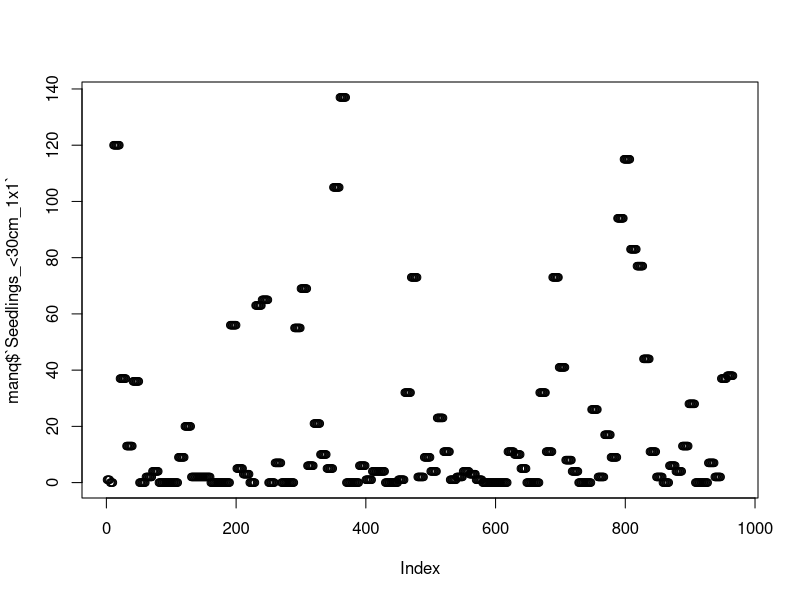
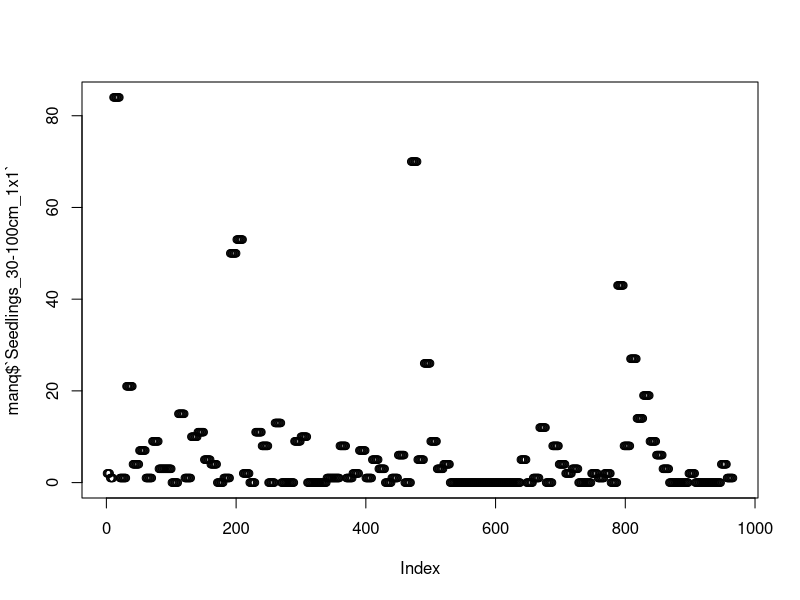
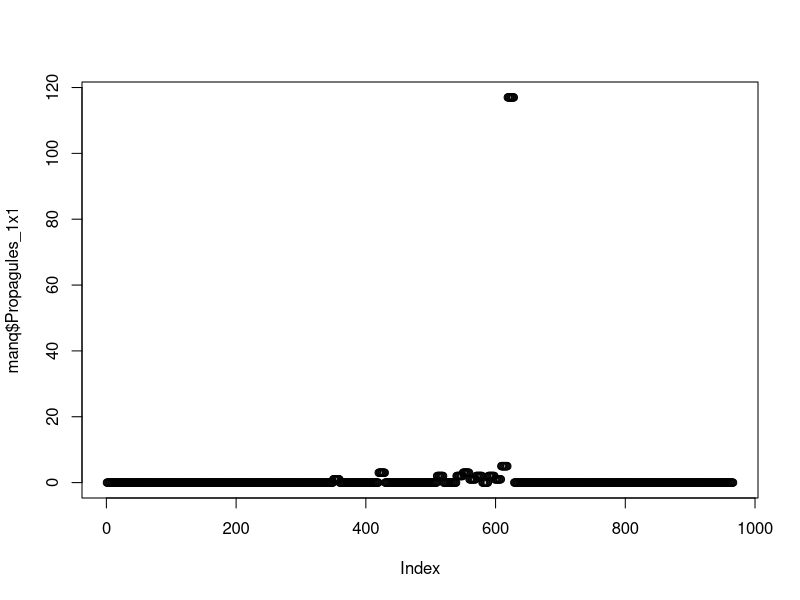
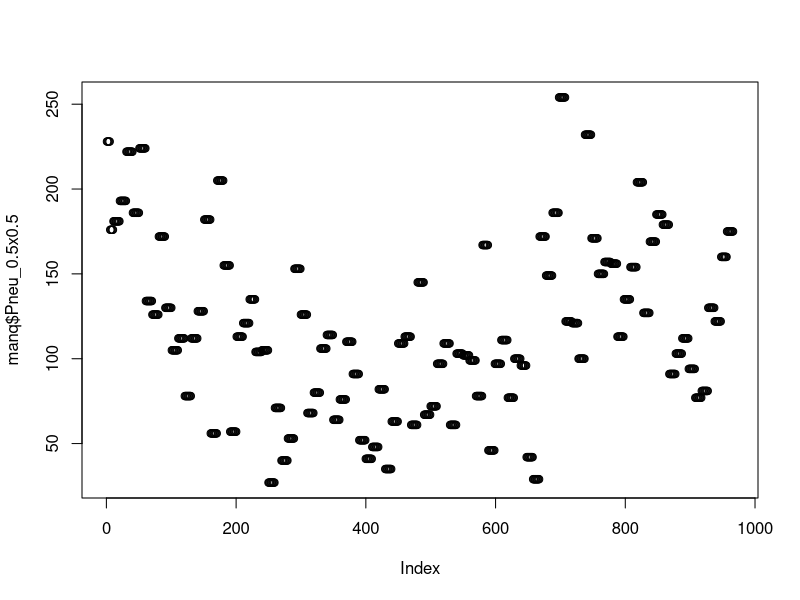
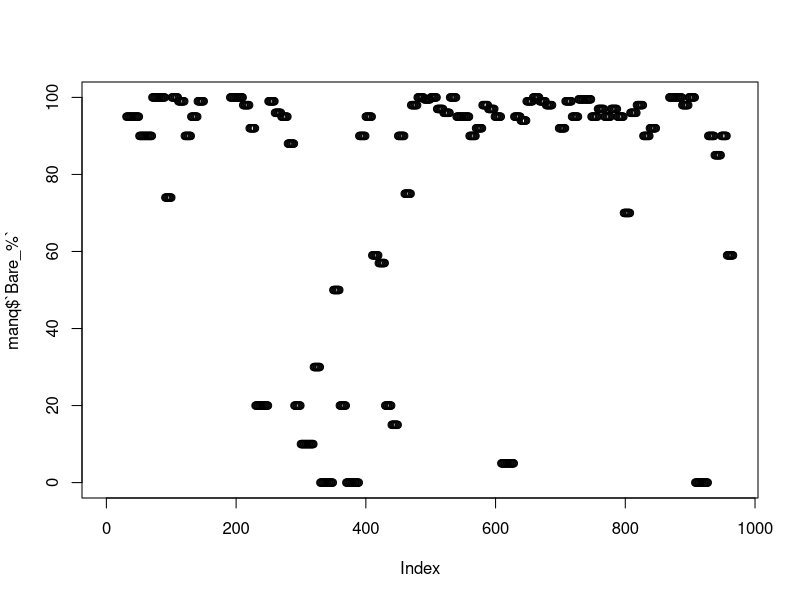
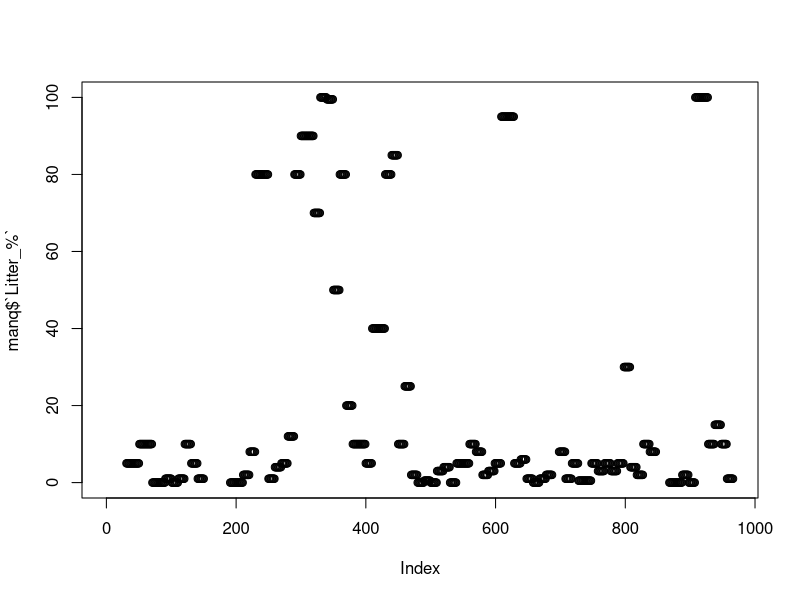
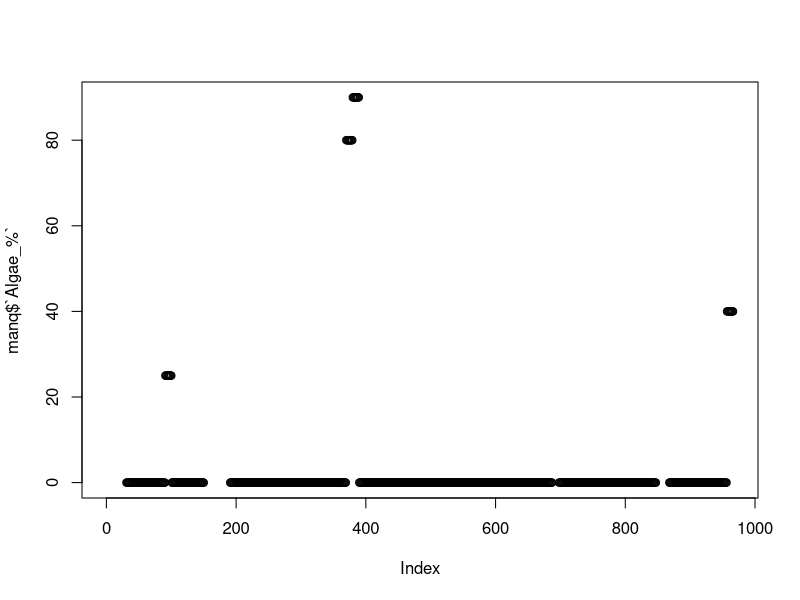
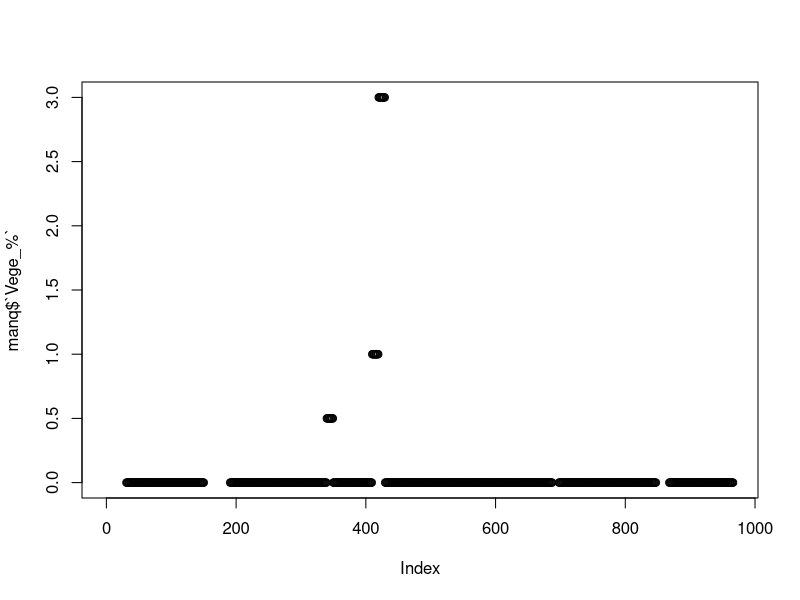

R code for these plots, in order:
## ---- chunk 1
#install.packages("readxl")
#install.packages("tidyverse")

library(readxl)
library(tidyverse)
## ---- chunk 2
# set working directory
setwd("C:/Users/z5204897/OneDrive - UNSW/Desktop/PhD/Data_analysis/Project/Functional_traits")

# input mangrove data
manq <- read_excel("Data/Functional_traits_combined_data.xlsx", sheet = "Mangrove_quadrat") %>% 
  arrange(Date, Time) %>% 
  filter(Pneu_dia_mm > 2.5) %>% # excluding unrealistic data point
  mutate(rest_year = case_when(
           Site == "HS" ~ as.numeric("2008"),
           Site == "CC" ~ as.numeric("1990"),
           Site == "CF" ~ as.numeric("1993"),
           Site == "DLW" ~ as.numeric("2014"),
           Site == "CCW" ~ as.numeric("2007"), # don't know the exact year, need to investigate
           Site == "YCW" ~ as.numeric("2018")
         ),
         pneu_h_d = Pneu_ht_mm/Pneu_dia_mm) # add a column for restoration years
# double check with Will years for each
## ---- chunk 3
# plot by order of observation
plot(manq$`Seedlings_<30cm_1x1`)
plot(manq$`Seedlings_30-100cm_1x1`)
plot(manq$Propagules_1x1)
plot(manq$Pneu_0.5x0.5)
plot(manq$`Bare_%`)
plot(manq$`Litter_%`)
plot(manq$`Algae_%`)
plot(manq$`Vege_%`)



# plot by site
new_order <- with(manq, reorder(Site, `Seedlings_<30cm_1x1`, median, na.rm=T)) 
boxplot(`Seedlings_<30cm_1x1` ~ new_order, data = manq)

new_order <- with(manq, reorder(Site, `Seedlings_30-100cm_1x1`, median, na.rm=T)) 
boxplot(`Seedlings_30-100cm_1x1` ~ new_order, data = manq)

new_order <- with(manq, reorder(Site, Propagules_1x1, median, na.rm=T)) 
boxplot(Propagules_1x1 ~ new_order, data = manq)

new_order <- with(manq, reorder(Site, Pneu_0.5x0.5, median, na.rm=T)) 
boxplot(Pneu_0.5x0.5 ~ new_order, data = manq)

new_order <- with(manq, reorder(Site, `Bare_%`, median, na.rm=T)) 
boxplot(`Bare_%` ~ new_order, data = manq)

new_order <- with(manq, reorder(Site, `Litter_%`, median, na.rm=T)) 
boxplot(`Litter_%` ~ new_order, data = manq)

new_order <- with(manq, reorder(Site, `Algae_%`, median, na.rm=T)) 
boxplot(`Algae_%` ~ new_order, data = manq) # data insufficient, very zero inflated

new_order <- with(manq, reorder(Site, `Vege_%`, median, na.rm=T)) 
boxplot(`Vege_%` ~ new_order, data = manq) # data insufficient, very zero inflated
## ---- chunk 4
# plot by order recorded
plot(manq$Pneu_ht_mm)
plot(manq$Pneu_dia_mm)
plot(manq$pneu_h_d) 
# there is one extreme h:d ratio, where the diameter has been recorded as 1 mm, which is unrealistic for a pneumatophore - this data point should be removed

# plot by site
new_order <- with(manq, reorder(Site, Pneu_ht_mm, median, na.rm=T)) 
boxplot(Pneu_ht_mm ~ new_order, data = manq)

new_order <- with(manq, reorder(Site, Pneu_dia_mm, median, na.rm=T)) 
boxplot(Pneu_dia_mm ~ new_order, data = manq)

new_order <- with(manq, reorder(Site, pneu_h_d, median, na.rm=T)) 
boxplot(pneu_h_d ~ new_order, data = manq)

# relationships
plot(Pneu_ht_mm ~ Pneu_dia_mm, data = manq)
plot(Pneu_ht_mm ~ Pneu_0.5x0.5, data = manq)
plot(Pneu_dia_mm ~ Pneu_0.5x0.5, data = manq)
plot(pneu_h_d ~ Pneu_0.5x0.5, data = manq)
## ---- chunk 5
plot(manq$`Seedlings_<30cm_1x1` ~ manq$Elevation) # nothing clear
plot(manq$`Seedlings_30-100cm_1x1` ~ manq$Elevation) # nothing clear
plot(manq$Propagules_1x1 ~ manq$Elevation) # zero inflated, but seems like low elevations are more likely to have propagules
plot(manq$Pneu_0.5x0.5 ~ manq$Elevation) # potential positive relationship
plot(manq$`Bare_%` ~ manq$Elevation) # nothing clear
plot(manq$`Litter_%` ~ manq$Elevation) # seems like more litter is more likely in higher elevations

plot(manq$Pneu_ht_mm ~ manq$Elevation) # potentially shorter with higher elevations
plot(manq$Pneu_dia_mm ~ manq$Elevation) # nothing clear
plot(manq$pneu_h_d ~ manq$Elevation) # nothing clear
## ---- chunk 6
boxplot(`Seedlings_<30cm_1x1` ~ rest_year, data = manq)
plot(manq$`Seedlings_<30cm_1x1` ~ manq$rest_year) + abline(lm(manq$`Seedlings_<30cm_1x1` ~ manq$rest_year)) # nothing clear

plot(manq$`Seedlings_30-100cm_1x1` ~ manq$rest_year) + abline(lm(manq$`Seedlings_30-100cm_1x1` ~ manq$rest_year)) # nothing clear

plot(manq$Propagules_1x1 ~ manq$rest_year) + abline(lm(manq$Propagules_1x1 ~ manq$rest_year)) # nothing

plot(manq$Pneu_0.5x0.5 ~ manq$rest_year) + abline(lm(manq$Pneu_0.5x0.5 ~ manq$rest_year)) # decreasing trend - older sites have more pneumatophores 

plot(manq$`Bare_%` ~ manq$rest_year) + abline(lm(manq$`Bare_%` ~ manq$rest_year)) # nothing

plot(manq$`Litter_%` ~ manq$rest_year) + abline(lm(manq$`Litter_%` ~ manq$rest_year)) #  nothing


plot(manq$Pneu_ht_mm ~ manq$rest_year) + abline(lm(manq$Pneu_ht_mm ~ manq$rest_year)) # somewhat increasing trend - younger sites have taller pneumatophores

plot(manq$Pneu_dia_mm ~ manq$rest_year) + abline(lm(manq$Pneu_dia_mm ~ manq$rest_year)) # nothing

plot(manq$pneu_h_d ~ manq$rest_year) + abline(lm(manq$pneu_h_d ~ manq$rest_year)) # slight increasing trend
